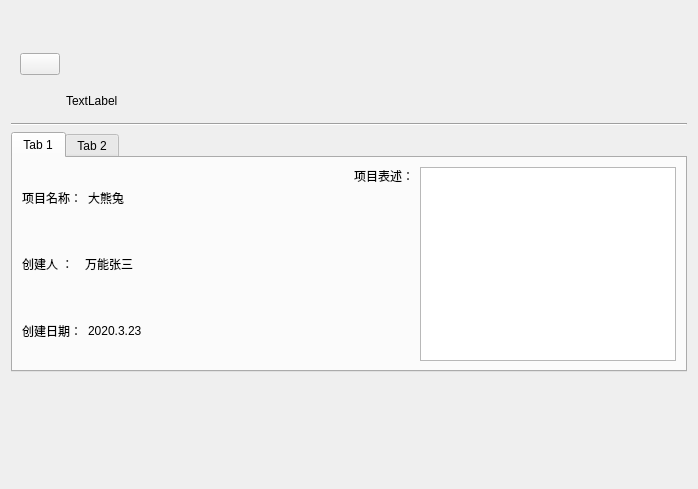
<?xml version="1.0" encoding="UTF-8"?>
<ui version="4.0">
 <class>Form</class>
 <widget class="QWidget" name="Form">
  <property name="geometry">
   <rect>
    <x>0</x>
    <y>0</y>
    <width>698</width>
    <height>489</height>
   </rect>
  </property>
  <property name="contextMenuPolicy">
   <enum>Qt::ActionsContextMenu</enum>
  </property>
  <property name="acceptDrops">
   <bool>true</bool>
  </property>
  <property name="windowTitle">
   <string>Form</string>
  </property>
  <layout class="QHBoxLayout" name="horizontalLayout_3">
   <item>
    <layout class="QVBoxLayout" name="verticalLayout_2">
     <item>
      <widget class="QWidget" name="widget" native="true">
       <layout class="QHBoxLayout" name="horizontalLayout_2">
        <item>
         <layout class="QHBoxLayout" name="horizontalLayout">
          <item>
           <widget class="QPushButton" name="pushButton">
            <property name="text">
             <string/>
            </property>
            <property name="iconSize">
             <size>
              <width>168</width>
              <height>138</height>
             </size>
            </property>
           </widget>
          </item>
          <item>
           <layout class="QVBoxLayout" name="verticalLayout">
            <item>
             <spacer name="verticalSpacer_4">
              <property name="orientation">
               <enum>Qt::Vertical</enum>
              </property>
              <property name="sizeHint" stdset="0">
               <size>
                <width>20</width>
                <height>40</height>
               </size>
              </property>
             </spacer>
            </item>
            <item>
             <widget class="QLabel" name="label">
              <property name="text">
               <string>TextLabel</string>
              </property>
             </widget>
            </item>
           </layout>
          </item>
          <item>
           <spacer name="horizontalSpacer_2">
            <property name="orientation">
             <enum>Qt::Horizontal</enum>
            </property>
            <property name="sizeType">
             <enum>QSizePolicy::Expanding</enum>
            </property>
            <property name="sizeHint" stdset="0">
             <size>
              <width>300</width>
              <height>20</height>
             </size>
            </property>
           </spacer>
          </item>
          <item>
           <spacer name="verticalSpacer">
            <property name="orientation">
             <enum>Qt::Vertical</enum>
            </property>
            <property name="sizeHint" stdset="0">
             <size>
              <width>20</width>
              <height>40</height>
             </size>
            </property>
           </spacer>
          </item>
         </layout>
        </item>
       </layout>
      </widget>
     </item>
     <item>
      <widget class="Line" name="line">
       <property name="orientation">
        <enum>Qt::Horizontal</enum>
       </property>
      </widget>
     </item>
     <item>
      <widget class="QTabWidget" name="tabWidget">
       <property name="contextMenuPolicy">
        <enum>Qt::ActionsContextMenu</enum>
       </property>
       <property name="acceptDrops">
        <bool>true</bool>
       </property>
       <property name="currentIndex">
        <number>0</number>
       </property>
       <widget class="QWidget" name="tab">
        <attribute name="title">
         <string>Tab 1</string>
        </attribute>
        <layout class="QHBoxLayout" name="horizontalLayout_9">
         <item>
          <layout class="QHBoxLayout" name="horizontalLayout_8">
           <item>
            <layout class="QVBoxLayout" name="verticalLayout_3">
             <item>
              <layout class="QHBoxLayout" name="horizontalLayout_4">
               <item>
                <widget class="QLabel" name="label_2">
                 <property name="text">
                  <string>项目名称：</string>
                 </property>
                </widget>
               </item>
               <item>
                <widget class="QLabel" name="label_5">
                 <property name="text">
                  <string>大熊兔</string>
                 </property>
                </widget>
               </item>
              </layout>
             </item>
             <item>
              <layout class="QHBoxLayout" name="horizontalLayout_5">
               <item>
                <widget class="QLabel" name="label_3">
                 <property name="text">
                  <string>创建人 ：</string>
                 </property>
                </widget>
               </item>
               <item>
                <widget class="QLabel" name="label_6">
                 <property name="text">
                  <string>万能张三</string>
                 </property>
                </widget>
               </item>
              </layout>
             </item>
             <item>
              <layout class="QHBoxLayout" name="horizontalLayout_6">
               <item>
                <widget class="QLabel" name="label_4">
                 <property name="text">
                  <string>创建日期：</string>
                 </property>
                </widget>
               </item>
               <item>
                <widget class="QLabel" name="label_7">
                 <property name="text">
                  <string>2020.3.23</string>
                 </property>
                </widget>
               </item>
              </layout>
             </item>
            </layout>
           </item>
           <item>
            <spacer name="horizontalSpacer_3">
             <property name="orientation">
              <enum>Qt::Horizontal</enum>
             </property>
             <property name="sizeHint" stdset="0">
              <size>
               <width>40</width>
               <height>58</height>
              </size>
             </property>
            </spacer>
           </item>
           <item>
            <layout class="QHBoxLayout" name="horizontalLayout_7">
             <item>
              <layout class="QVBoxLayout" name="verticalLayout_4">
               <item>
                <widget class="QLabel" name="label_8">
                 <property name="text">
                  <string>项目表述：</string>
                 </property>
                </widget>
               </item>
               <item>
                <spacer name="verticalSpacer_2">
                 <property name="orientation">
                  <enum>Qt::Vertical</enum>
                 </property>
                 <property name="sizeHint" stdset="0">
                  <size>
                   <width>20</width>
                   <height>40</height>
                  </size>
                 </property>
                </spacer>
               </item>
              </layout>
             </item>
             <item>
              <widget class="QTextEdit" name="textEdit"/>
             </item>
            </layout>
           </item>
          </layout>
         </item>
        </layout>
       </widget>
       <widget class="QWidget" name="tab_2">
        <attribute name="title">
         <string>Tab 2</string>
        </attribute>
        <layout class="QHBoxLayout" name="horizontalLayout_16">
         <item>
          <layout class="QHBoxLayout" name="horizontalLayout_15">
           <item>
            <layout class="QVBoxLayout" name="verticalLayout_5">
             <item>
              <layout class="QHBoxLayout" name="horizontalLayout_10">
               <item>
                <widget class="QLabel" name="label_9">
                 <property name="text">
                  <string>项目目录：</string>
                 </property>
                </widget>
               </item>
               <item>
                <widget class="QLineEdit" name="lineEdit"/>
               </item>
              </layout>
             </item>
             <item>
              <layout class="QHBoxLayout" name="horizontalLayout_11">
               <item>
                <widget class="QLabel" name="label_10">
                 <property name="text">
                  <string>项目大小：</string>
                 </property>
                </widget>
               </item>
               <item>
                <widget class="QLabel" name="label_14">
                 <property name="text">
                  <string>2.3G</string>
                 </property>
                </widget>
               </item>
              </layout>
             </item>
             <item>
              <layout class="QHBoxLayout" name="horizontalLayout_12">
               <item>
                <widget class="QLabel" name="label_11">
                 <property name="text">
                  <string>项目资产数：</string>
                 </property>
                </widget>
               </item>
               <item>
                <widget class="QLabel" name="label_15">
                 <property name="text">
                  <string>130</string>
                 </property>
                </widget>
               </item>
              </layout>
             </item>
             <item>
              <layout class="QHBoxLayout" name="horizontalLayout_13">
               <item>
                <widget class="QLabel" name="label_12">
                 <property name="text">
                  <string>项目镜头数：</string>
                 </property>
                </widget>
               </item>
               <item>
                <widget class="QLabel" name="label_16">
                 <property name="text">
                  <string>5000</string>
                 </property>
                </widget>
               </item>
              </layout>
             </item>
             <item>
              <layout class="QHBoxLayout" name="horizontalLayout_14">
               <item>
                <widget class="QLabel" name="label_13">
                 <property name="text">
                  <string>项目总时常：</string>
                 </property>
                </widget>
               </item>
               <item>
                <widget class="QLabel" name="label_17">
                 <property name="text">
                  <string>1：59：00</string>
                 </property>
                </widget>
               </item>
              </layout>
             </item>
            </layout>
           </item>
           <item>
            <widget class="QCalendarWidget" name="calendarWidget"/>
           </item>
          </layout>
         </item>
        </layout>
       </widget>
      </widget>
     </item>
     <item>
      <spacer name="verticalSpacer_3">
       <property name="orientation">
        <enum>Qt::Vertical</enum>
       </property>
       <property name="sizeType">
        <enum>QSizePolicy::Expanding</enum>
       </property>
       <property name="sizeHint" stdset="0">
        <size>
         <width>20</width>
         <height>20</height>
        </size>
       </property>
      </spacer>
     </item>
    </layout>
   </item>
  </layout>
 </widget>
 <resources/>
 <connections/>
</ui>
